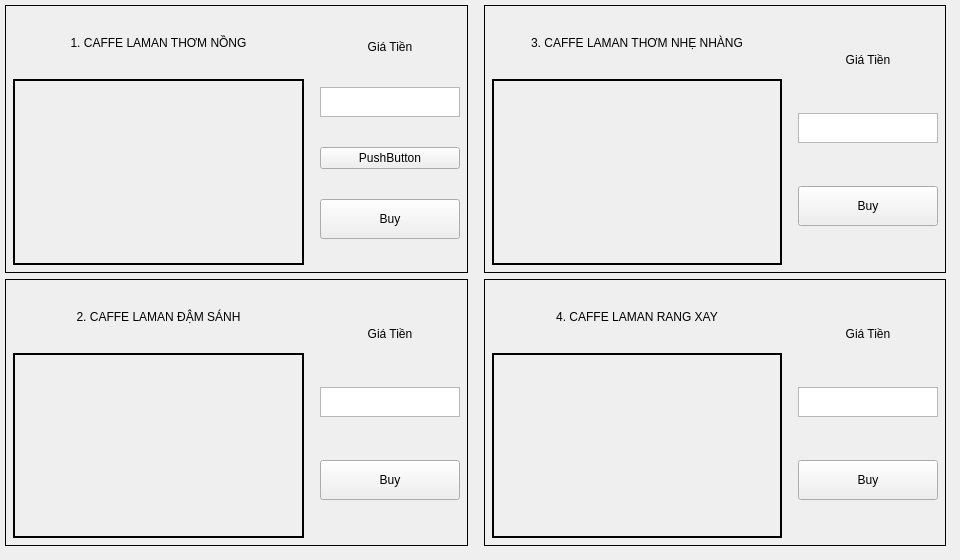
   <widget class="QWidget" name="main_tab_widget6">
    <widget class="QWidget" name="horizontalLayoutWidget">
     <property name="geometry">
      <rect>
       <x>0</x>
       <y>0</y>
       <width>951</width>
       <height>551</height>
      </rect>
     </property>
     <layout class="QHBoxLayout" name="horizontalLayout_20">
      <property name="leftMargin">
       <number>0</number>
      </property>
      <property name="topMargin">
       <number>0</number>
      </property>
      <property name="rightMargin">
       <number>0</number>
      </property>
      <property name="bottomMargin">
       <number>0</number>
      </property>
      <item>
       <widget class="QFrame" name="verticalFrame_6">
        <property name="frameShape">
         <enum>QFrame::NoFrame</enum>
        </property>
        <layout class="QVBoxLayout" name="verticalLayout_7">
         <property name="leftMargin">
          <number>5</number>
         </property>
         <property name="topMargin">
          <number>5</number>
         </property>
         <property name="rightMargin">
          <number>5</number>
         </property>
         <property name="bottomMargin">
          <number>5</number>
         </property>
         <item>
          <widget class="QFrame" name="frame_16">
           <property name="frameShape">
            <enum>QFrame::Box</enum>
           </property>
           <layout class="QHBoxLayout" name="horizontalLayout_21">
            <property name="leftMargin">
             <number>2</number>
            </property>
            <property name="topMargin">
             <number>2</number>
            </property>
            <property name="rightMargin">
             <number>2</number>
            </property>
            <property name="bottomMargin">
             <number>2</number>
            </property>
            <item>
             <widget class="QFrame" name="frame_17">
              <property name="sizePolicy">
               <sizepolicy hsizetype="Expanding" vsizetype="Preferred">
                <horstretch>0</horstretch>
                <verstretch>0</verstretch>
               </sizepolicy>
              </property>
              <property name="frameShape">
               <enum>QFrame::NoFrame</enum>
              </property>
              <layout class="QVBoxLayout" name="verticalLayout_31">
               <property name="leftMargin">
                <number>5</number>
               </property>
               <property name="topMargin">
                <number>5</number>
               </property>
               <property name="rightMargin">
                <number>5</number>
               </property>
               <property name="bottomMargin">
                <number>5</number>
               </property>
               <item>
                <widget class="QLabel" name="nameID1_2">
                 <property name="sizePolicy">
                  <sizepolicy hsizetype="Expanding" vsizetype="Maximum">
                   <horstretch>0</horstretch>
                   <verstretch>0</verstretch>
                  </sizepolicy>
                 </property>
                 <property name="minimumSize">
                  <size>
                   <width>20</width>
                   <height>20</height>
                  </size>
                 </property>
                 <property name="maximumSize">
                  <size>
                   <width>5000</width>
                   <height>60</height>
                  </size>
                 </property>
                 <property name="frameShape">
                  <enum>QFrame::Box</enum>
                 </property>
                 <property name="lineWidth">
                  <number>0</number>
                 </property>
                 <property name="text">
                  <string>1. CAFFE LAMAN THƠM NỒNG</string>
                 </property>
                 <property name="alignment">
                  <set>Qt::AlignCenter</set>
                 </property>
                </widget>
               </item>
               <item>
                <widget class="QLabel" name="imageID1_2">
                 <property name="sizePolicy">
                  <sizepolicy hsizetype="Expanding" vsizetype="Maximum">
                   <horstretch>0</horstretch>
                   <verstretch>0</verstretch>
                  </sizepolicy>
                 </property>
                 <property name="minimumSize">
                  <size>
                   <width>120</width>
                   <height>120</height>
                  </size>
                 </property>
                 <property name="maximumSize">
                  <size>
                   <width>5000</width>
                   <height>250</height>
                  </size>
                 </property>
                 <property name="frameShape">
                  <enum>QFrame::Box</enum>
                 </property>
                 <property name="lineWidth">
                  <number>2</number>
                 </property>
                 <property name="text">
                  <string/>
                 </property>
                 <property name="textFormat">
                  <enum>Qt::PlainText</enum>
                 </property>
                 <property name="pixmap">
                  <pixmap>:/FOOD/Food/1.jpg</pixmap>
                 </property>
                 <property name="scaledContents">
                  <bool>true</bool>
                 </property>
                 <property name="alignment">
                  <set>Qt::AlignCenter</set>
                 </property>
                </widget>
               </item>
              </layout>
             </widget>
            </item>
            <item>
             <widget class="QFrame" name="frame_3">
              <property name="maximumSize">
               <size>
                <width>150</width>
                <height>16777215</height>
               </size>
              </property>
              <layout class="QVBoxLayout" name="verticalLayout_34">
               <property name="leftMargin">
                <number>5</number>
               </property>
               <property name="topMargin">
                <number>5</number>
               </property>
               <property name="rightMargin">
                <number>5</number>
               </property>
               <property name="bottomMargin">
                <number>5</number>
               </property>
               <item>
                <widget class="QLabel" name="imageAc_12">
                 <property name="sizePolicy">
                  <sizepolicy hsizetype="Maximum" vsizetype="Maximum">
                   <horstretch>0</horstretch>
                   <verstretch>0</verstretch>
                  </sizepolicy>
                 </property>
                 <property name="minimumSize">
                  <size>
                   <width>20</width>
                   <height>20</height>
                  </size>
                 </property>
                 <property name="maximumSize">
                  <size>
                   <width>150</width>
                   <height>20</height>
                  </size>
                 </property>
                 <property name="frameShape">
                  <enum>QFrame::Box</enum>
                 </property>
                 <property name="lineWidth">
                  <number>0</number>
                 </property>
                 <property name="text">
                  <string>Giá Tiền</string>
                 </property>
                 <property name="alignment">
                  <set>Qt::AlignCenter</set>
                 </property>
                </widget>
               </item>
               <item>
                <widget class="QTextEdit" name="totalCoinID1_2">
                 <property name="maximumSize">
                  <size>
                   <width>500</width>
                   <height>30</height>
                  </size>
                 </property>
                 <property name="readOnly">
                  <bool>true</bool>
                 </property>
                </widget>
               </item>
               <item>
                <widget class="QPushButton" name="pushButton">
                 <property name="text">
                  <string>PushButton</string>
                 </property>
                </widget>
               </item>
               <item>
                <widget class="QPushButton" name="btnBuyID1_2">
                 <property name="sizePolicy">
                  <sizepolicy hsizetype="Expanding" vsizetype="Fixed">
                   <horstretch>0</horstretch>
                   <verstretch>0</verstretch>
                  </sizepolicy>
                 </property>
                 <property name="minimumSize">
                  <size>
                   <width>0</width>
                   <height>40</height>
                  </size>
                 </property>
                 <property name="text">
                  <string>Buy</string>
                 </property>
                 <property name="ID" stdset="0">
                  <number>1</number>
                 </property>
                </widget>
               </item>
              </layout>
             </widget>
            </item>
           </layout>
          </widget>
         </item>
         <item>
          <widget class="QFrame" name="frame_6">
           <property name="frameShape">
            <enum>QFrame::Box</enum>
           </property>
           <layout class="QHBoxLayout" name="horizontalLayout_4">
            <property name="leftMargin">
             <number>2</number>
            </property>
            <property name="topMargin">
             <number>2</number>
            </property>
            <property name="rightMargin">
             <number>2</number>
            </property>
            <property name="bottomMargin">
             <number>2</number>
            </property>
            <item>
             <widget class="QFrame" name="frame_7">
              <property name="sizePolicy">
               <sizepolicy hsizetype="Expanding" vsizetype="Preferred">
                <horstretch>0</horstretch>
                <verstretch>0</verstretch>
               </sizepolicy>
              </property>
              <property name="frameShape">
               <enum>QFrame::NoFrame</enum>
              </property>
              <layout class="QVBoxLayout" name="verticalLayout_8">
               <property name="leftMargin">
                <number>5</number>
               </property>
               <property name="topMargin">
                <number>5</number>
               </property>
               <property name="rightMargin">
                <number>5</number>
               </property>
               <property name="bottomMargin">
                <number>5</number>
               </property>
               <item>
                <widget class="QLabel" name="nameID2_2">
                 <property name="sizePolicy">
                  <sizepolicy hsizetype="Expanding" vsizetype="Maximum">
                   <horstretch>0</horstretch>
                   <verstretch>0</verstretch>
                  </sizepolicy>
                 </property>
                 <property name="minimumSize">
                  <size>
                   <width>20</width>
                   <height>20</height>
                  </size>
                 </property>
                 <property name="maximumSize">
                  <size>
                   <width>5000</width>
                   <height>60</height>
                  </size>
                 </property>
                 <property name="frameShape">
                  <enum>QFrame::Box</enum>
                 </property>
                 <property name="lineWidth">
                  <number>0</number>
                 </property>
                 <property name="text">
                  <string>2. CAFFE LAMAN ĐẬM SÁNH</string>
                 </property>
                 <property name="alignment">
                  <set>Qt::AlignCenter</set>
                 </property>
                </widget>
               </item>
               <item>
                <widget class="QLabel" name="imageID2_2">
                 <property name="sizePolicy">
                  <sizepolicy hsizetype="Expanding" vsizetype="Maximum">
                   <horstretch>0</horstretch>
                   <verstretch>0</verstretch>
                  </sizepolicy>
                 </property>
                 <property name="minimumSize">
                  <size>
                   <width>120</width>
                   <height>120</height>
                  </size>
                 </property>
                 <property name="maximumSize">
                  <size>
                   <width>5000</width>
                   <height>250</height>
                  </size>
                 </property>
                 <property name="frameShape">
                  <enum>QFrame::Box</enum>
                 </property>
                 <property name="lineWidth">
                  <number>2</number>
                 </property>
                 <property name="text">
                  <string/>
                 </property>
                 <property name="pixmap">
                  <pixmap>:/FOOD/Food/4.jpg</pixmap>
                 </property>
                 <property name="scaledContents">
                  <bool>true</bool>
                 </property>
                 <property name="alignment">
                  <set>Qt::AlignCenter</set>
                 </property>
                </widget>
               </item>
              </layout>
             </widget>
            </item>
            <item>
             <widget class="QFrame" name="frame_18">
              <property name="maximumSize">
               <size>
                <width>150</width>
                <height>16777215</height>
               </size>
              </property>
              <layout class="QVBoxLayout" name="verticalLayout_20">
               <property name="leftMargin">
                <number>5</number>
               </property>
               <property name="topMargin">
                <number>5</number>
               </property>
               <property name="rightMargin">
                <number>5</number>
               </property>
               <property name="bottomMargin">
                <number>5</number>
               </property>
               <item>
                <widget class="QLabel" name="imageAc_7">
                 <property name="sizePolicy">
                  <sizepolicy hsizetype="Maximum" vsizetype="Maximum">
                   <horstretch>0</horstretch>
                   <verstretch>0</verstretch>
                  </sizepolicy>
                 </property>
                 <property name="minimumSize">
                  <size>
                   <width>20</width>
                   <height>20</height>
                  </size>
                 </property>
                 <property name="maximumSize">
                  <size>
                   <width>150</width>
                   <height>20</height>
                  </size>
                 </property>
                 <property name="frameShape">
                  <enum>QFrame::Box</enum>
                 </property>
                 <property name="lineWidth">
                  <number>0</number>
                 </property>
                 <property name="text">
                  <string>Giá Tiền</string>
                 </property>
                 <property name="alignment">
                  <set>Qt::AlignCenter</set>
                 </property>
                </widget>
               </item>
               <item>
                <widget class="QTextEdit" name="totalCoinID2_2">
                 <property name="maximumSize">
                  <size>
                   <width>500</width>
                   <height>30</height>
                  </size>
                 </property>
                 <property name="readOnly">
                  <bool>true</bool>
                 </property>
                </widget>
               </item>
               <item>
                <widget class="QPushButton" name="btnBuyID2_2">
                 <property name="sizePolicy">
                  <sizepolicy hsizetype="Expanding" vsizetype="Fixed">
                   <horstretch>0</horstretch>
                   <verstretch>0</verstretch>
                  </sizepolicy>
                 </property>
                 <property name="minimumSize">
                  <size>
                   <width>0</width>
                   <height>40</height>
                  </size>
                 </property>
                 <property name="text">
                  <string>Buy</string>
                 </property>
                 <property name="ID" stdset="0">
                  <number>2</number>
                 </property>
                </widget>
               </item>
              </layout>
             </widget>
            </item>
           </layout>
          </widget>
         </item>
        </layout>
       </widget>
      </item>
      <item>
       <widget class="QFrame" name="verticalFrame_9">
        <property name="frameShape">
         <enum>QFrame::NoFrame</enum>
        </property>
        <layout class="QVBoxLayout" name="verticalLayout_21">
         <property name="leftMargin">
          <number>5</number>
         </property>
         <property name="topMargin">
          <number>5</number>
         </property>
         <property name="rightMargin">
          <number>5</number>
         </property>
         <property name="bottomMargin">
          <number>5</number>
         </property>
         <item>
          <widget class="QFrame" name="frame_19">
           <property name="frameShape">
            <enum>QFrame::Box</enum>
           </property>
           <layout class="QHBoxLayout" name="horizontalLayout_22">
            <property name="leftMargin">
             <number>2</number>
            </property>
            <property name="topMargin">
             <number>2</number>
            </property>
            <property name="rightMargin">
             <number>2</number>
            </property>
            <property name="bottomMargin">
             <number>2</number>
            </property>
            <item>
             <widget class="QFrame" name="frame_20">
              <property name="sizePolicy">
               <sizepolicy hsizetype="Expanding" vsizetype="Preferred">
                <horstretch>0</horstretch>
                <verstretch>0</verstretch>
               </sizepolicy>
              </property>
              <property name="frameShape">
               <enum>QFrame::NoFrame</enum>
              </property>
              <layout class="QVBoxLayout" name="verticalLayout_35">
               <property name="leftMargin">
                <number>5</number>
               </property>
               <property name="topMargin">
                <number>5</number>
               </property>
               <property name="rightMargin">
                <number>5</number>
               </property>
               <property name="bottomMargin">
                <number>5</number>
               </property>
               <item>
                <widget class="QLabel" name="nameID3_2">
                 <property name="sizePolicy">
                  <sizepolicy hsizetype="Expanding" vsizetype="Maximum">
                   <horstretch>0</horstretch>
                   <verstretch>0</verstretch>
                  </sizepolicy>
                 </property>
                 <property name="minimumSize">
                  <size>
                   <width>20</width>
                   <height>20</height>
                  </size>
                 </property>
                 <property name="maximumSize">
                  <size>
                   <width>5000</width>
                   <height>60</height>
                  </size>
                 </property>
                 <property name="frameShape">
                  <enum>QFrame::Box</enum>
                 </property>
                 <property name="lineWidth">
                  <number>0</number>
                 </property>
                 <property name="text">
                  <string>3. CAFFE LAMAN THƠM NHẸ NHÀNG</string>
                 </property>
                 <property name="alignment">
                  <set>Qt::AlignCenter</set>
                 </property>
                </widget>
               </item>
               <item>
                <widget class="QLabel" name="imageID3_2">
                 <property name="sizePolicy">
                  <sizepolicy hsizetype="Expanding" vsizetype="Maximum">
                   <horstretch>0</horstretch>
                   <verstretch>0</verstretch>
                  </sizepolicy>
                 </property>
                 <property name="minimumSize">
                  <size>
                   <width>120</width>
                   <height>120</height>
                  </size>
                 </property>
                 <property name="maximumSize">
                  <size>
                   <width>5000</width>
                   <height>250</height>
                  </size>
                 </property>
                 <property name="frameShape">
                  <enum>QFrame::Box</enum>
                 </property>
                 <property name="lineWidth">
                  <number>2</number>
                 </property>
                 <property name="text">
                  <string/>
                 </property>
                 <property name="pixmap">
                  <pixmap>:/FOOD/Food/2.jpg</pixmap>
                 </property>
                 <property name="scaledContents">
                  <bool>true</bool>
                 </property>
                 <property name="alignment">
                  <set>Qt::AlignCenter</set>
                 </property>
                </widget>
               </item>
              </layout>
             </widget>
            </item>
            <item>
             <widget class="QFrame" name="frame_21">
              <property name="maximumSize">
               <size>
                <width>150</width>
                <height>16777215</height>
               </size>
              </property>
              <layout class="QVBoxLayout" name="verticalLayout_36">
               <property name="leftMargin">
                <number>5</number>
               </property>
               <property name="topMargin">
                <number>5</number>
               </property>
               <property name="rightMargin">
                <number>5</number>
               </property>
               <property name="bottomMargin">
                <number>5</number>
               </property>
               <item>
                <widget class="QLabel" name="imageAc_14">
                 <property name="sizePolicy">
                  <sizepolicy hsizetype="Maximum" vsizetype="Maximum">
                   <horstretch>0</horstretch>
                   <verstretch>0</verstretch>
                  </sizepolicy>
                 </property>
                 <property name="minimumSize">
                  <size>
                   <width>20</width>
                   <height>20</height>
                  </size>
                 </property>
                 <property name="maximumSize">
                  <size>
                   <width>150</width>
                   <height>20</height>
                  </size>
                 </property>
                 <property name="frameShape">
                  <enum>QFrame::Box</enum>
                 </property>
                 <property name="lineWidth">
                  <number>0</number>
                 </property>
                 <property name="text">
                  <string>Giá Tiền</string>
                 </property>
                 <property name="alignment">
                  <set>Qt::AlignCenter</set>
                 </property>
                </widget>
               </item>
               <item>
                <widget class="QTextEdit" name="totalCoinID3_2">
                 <property name="maximumSize">
                  <size>
                   <width>500</width>
                   <height>30</height>
                  </size>
                 </property>
                 <property name="readOnly">
                  <bool>true</bool>
                 </property>
                </widget>
               </item>
               <item>
                <widget class="QPushButton" name="btnBuyID3_2">
                 <property name="sizePolicy">
                  <sizepolicy hsizetype="Expanding" vsizetype="Fixed">
                   <horstretch>0</horstretch>
                   <verstretch>0</verstretch>
                  </sizepolicy>
                 </property>
                 <property name="minimumSize">
                  <size>
                   <width>0</width>
                   <height>40</height>
                  </size>
                 </property>
                 <property name="text">
                  <string>Buy</string>
                 </property>
                 <property name="ID" stdset="0">
                  <number>3</number>
                 </property>
                </widget>
               </item>
              </layout>
             </widget>
            </item>
           </layout>
          </widget>
         </item>
         <item>
          <widget class="QFrame" name="frame_22">
           <property name="frameShape">
            <enum>QFrame::Box</enum>
           </property>
           <layout class="QHBoxLayout" name="horizontalLayout_7">
            <property name="leftMargin">
             <number>2</number>
            </property>
            <property name="topMargin">
             <number>2</number>
            </property>
            <property name="rightMargin">
             <number>2</number>
            </property>
            <property name="bottomMargin">
             <number>2</number>
            </property>
            <item>
             <widget class="QFrame" name="frame_23">
              <property name="sizePolicy">
               <sizepolicy hsizetype="Expanding" vsizetype="Preferred">
                <horstretch>0</horstretch>
                <verstretch>0</verstretch>
               </sizepolicy>
              </property>
              <property name="frameShape">
               <enum>QFrame::NoFrame</enum>
              </property>
              <layout class="QVBoxLayout" name="verticalLayout_22">
               <property name="leftMargin">
                <number>5</number>
               </property>
               <property name="topMargin">
                <number>5</number>
               </property>
               <property name="rightMargin">
                <number>5</number>
               </property>
               <property name="bottomMargin">
                <number>5</number>
               </property>
               <item>
                <widget class="QLabel" name="nameID4_2">
                 <property name="sizePolicy">
                  <sizepolicy hsizetype="Expanding" vsizetype="Maximum">
                   <horstretch>0</horstretch>
                   <verstretch>0</verstretch>
                  </sizepolicy>
                 </property>
                 <property name="minimumSize">
                  <size>
                   <width>20</width>
                   <height>20</height>
                  </size>
                 </property>
                 <property name="maximumSize">
                  <size>
                   <width>5000</width>
                   <height>60</height>
                  </size>
                 </property>
                 <property name="frameShape">
                  <enum>QFrame::Box</enum>
                 </property>
                 <property name="lineWidth">
                  <number>0</number>
                 </property>
                 <property name="text">
                  <string>4. CAFFE LAMAN RANG XAY</string>
                 </property>
                 <property name="alignment">
                  <set>Qt::AlignCenter</set>
                 </property>
                </widget>
               </item>
               <item>
                <widget class="QLabel" name="imageID4_2">
                 <property name="sizePolicy">
                  <sizepolicy hsizetype="Expanding" vsizetype="Maximum">
                   <horstretch>0</horstretch>
                   <verstretch>0</verstretch>
                  </sizepolicy>
                 </property>
                 <property name="minimumSize">
                  <size>
                   <width>120</width>
                   <height>120</height>
                  </size>
                 </property>
                 <property name="maximumSize">
                  <size>
                   <width>5000</width>
                   <height>250</height>
                  </size>
                 </property>
                 <property name="frameShape">
                  <enum>QFrame::Box</enum>
                 </property>
                 <property name="lineWidth">
                  <number>2</number>
                 </property>
                 <property name="text">
                  <string/>
                 </property>
                 <property name="pixmap">
                  <pixmap>:/FOOD/Food/3.jpg</pixmap>
                 </property>
                 <property name="scaledContents">
                  <bool>true</bool>
                 </property>
                 <property name="alignment">
                  <set>Qt::AlignCenter</set>
                 </property>
                </widget>
               </item>
              </layout>
             </widget>
            </item>
            <item>
             <widget class="QFrame" name="frame_24">
              <property name="maximumSize">
               <size>
                <width>150</width>
                <height>16777215</height>
               </size>
              </property>
              <layout class="QVBoxLayout" name="verticalLayout_23">
               <property name="leftMargin">
                <number>5</number>
               </property>
               <property name="topMargin">
                <number>5</number>
               </property>
               <property name="rightMargin">
                <number>5</number>
               </property>
               <property name="bottomMargin">
                <number>5</number>
               </property>
               <item>
                <widget class="QLabel" name="imageAc_9">
                 <property name="sizePolicy">
                  <sizepolicy hsizetype="Maximum" vsizetype="Maximum">
                   <horstretch>0</horstretch>
                   <verstretch>0</verstretch>
                  </sizepolicy>
                 </property>
                 <property name="minimumSize">
                  <size>
                   <width>20</width>
                   <height>20</height>
                  </size>
                 </property>
                 <property name="maximumSize">
                  <size>
                   <width>150</width>
                   <height>20</height>
                  </size>
                 </property>
                 <property name="frameShape">
                  <enum>QFrame::Box</enum>
                 </property>
                 <property name="lineWidth">
                  <number>0</number>
                 </property>
                 <property name="text">
                  <string>Giá Tiền</string>
                 </property>
                 <property name="alignment">
                  <set>Qt::AlignCenter</set>
                 </property>
                </widget>
               </item>
               <item>
                <widget class="QTextEdit" name="totalCoinID4_2">
                 <property name="maximumSize">
                  <size>
                   <width>500</width>
                   <height>30</height>
                  </size>
                 </property>
                 <property name="readOnly">
                  <bool>true</bool>
                 </property>
                </widget>
               </item>
               <item>
                <widget class="QPushButton" name="btnBuyID4_2">
                 <property name="sizePolicy">
                  <sizepolicy hsizetype="Expanding" vsizetype="Fixed">
                   <horstretch>0</horstretch>
                   <verstretch>0</verstretch>
                  </sizepolicy>
                 </property>
                 <property name="minimumSize">
                  <size>
                   <width>0</width>
                   <height>40</height>
                  </size>
                 </property>
                 <property name="text">
                  <string>Buy</string>
                 </property>
                 <property name="ID" stdset="0">
                  <number>4</number>
                 </property>
                </widget>
               </item>
              </layout>
             </widget>
            </item>
           </layout>
          </widget>
         </item>
        </layout>
       </widget>
      </item>
     </layout>
    </widget>
   </widget>
